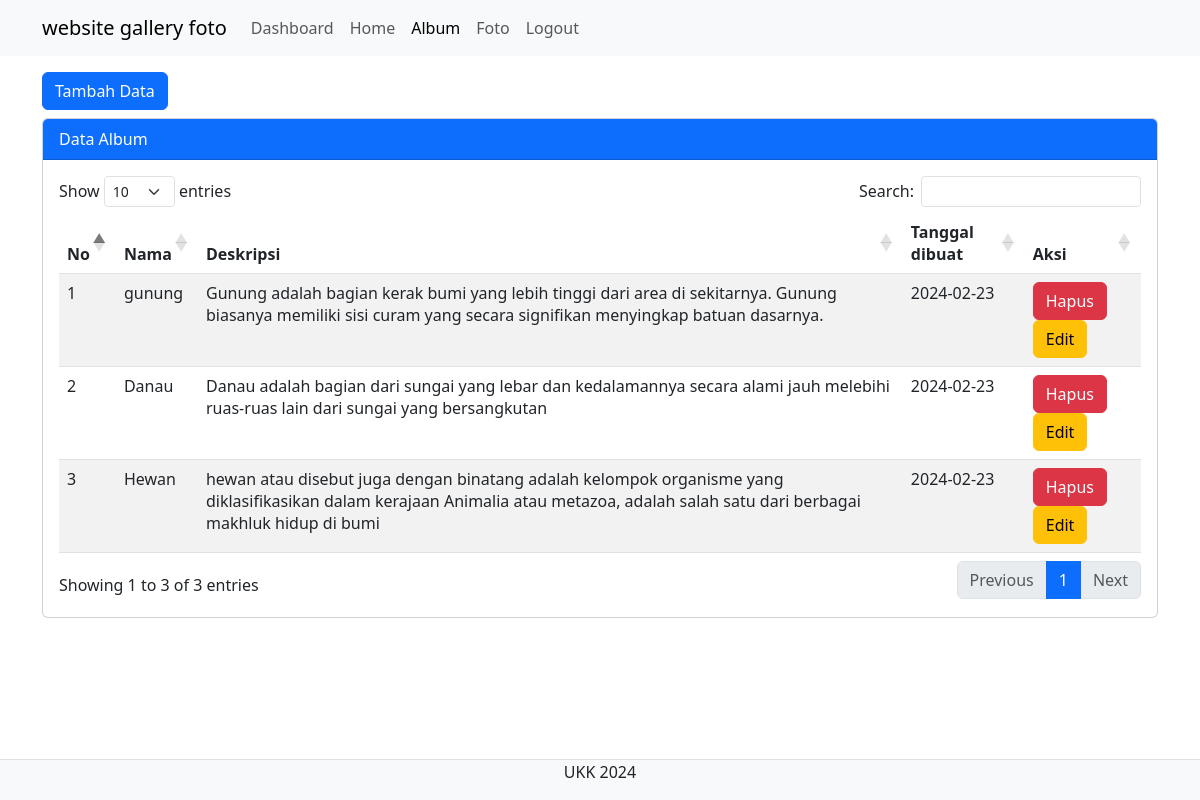
/album.php (signed in), run on the app's committed database.
### tables this page shows
CREATE TABLE `album` (
  `albumid` int(11) NOT NULL,
  `namaalbum` varchar(255) NOT NULL,
  `deskripsi` text NOT NULL,
  `tanggaldibuat` date NOT NULL,
  `userid` int(11) NOT NULL
);

### album.php (the view, shortened to what this page needs)
</html>
<!DOCTYPE html>
<html lang="en">
<head>
    <link rel="stylesheet" type="text/css" href="assets/css/bootstrap.min.css">
    <link rel="stylesheet" href="https://cdnjs.cloudflare.com/ajax/libs/twitter-bootstrap/5.3.0/css/bootstrap.min.css">
    <link rel="stylesheet" href="https://cdn.datatables.net/1.13.7/css/dataTables.bootstrap5.min.css">
</head>
<body>
    <?php
    $page = basename($_SERVER['PHP_SELF']);
    ?>
    <nav class="navbar navbar-expand-lg bg-body-tertiary">
        <div class="container">
            <a class="navbar-brand" href="#">website gallery foto</a>
            <div class="collapse navbar-collapse" id="navbarNavAltMarkup">
                <div class="navbar-nav me-auto">
                    <?php if (!isset($_SESSION['userid'])) { ?>
                        <a href="register.php" class="btn btn-outline-primary m-1">Register</a>
                        <a href="login.php" class="btn btn-outline-primary m-1">Login</a>
                    <?php } else { ?>
                        <a class="nav-link <?= ($page == 'dashboard.php') ? 'active' : '' ?>" aria-current="page" href="dashboard.php">Dashboard</a>
                        <a class="nav-link <?= ($page == 'home.php') ? 'active' : '' ?>" aria-current="page" href="home.php">Home</a>
                        <a class="nav-link <?= ($page == 'album.php') ? 'active' : '' ?>" href="album.php">Album</a>
                        <a class="nav-link <?= ($page == 'foto.php') ? 'active' : '' ?>" href="foto.php">Foto</a>
                        <a class="nav-link" href="logout.php">Logout</a>
                    <?php } ?>
                </div>
            </div>
        </div>
    </nav>
    <div class="container mt-3">
       <button type="button" class="btn btn-primary" data-bs-toggle="modal" data-bs-target="#staticBackdrop">
            Tambah Data
        </button>
        <div class="card mt-2">
            <div class="card-header text-bg-primary">Data Album</div>
            <div class="card-body">
                <table id="example" class="table table-striped" style="width:100%">
                    <thead>
                        <tr>
                            <th>No</th>
                            <th>Nama</th>
                            <th>Deskripsi</th>
                            <th>Tanggal dibuat</th>
                            <th>Aksi</th>
                        </tr>
                    </thead>
                    <tbody>
                        <?php
                        include "koneksi.php";
                        $userid = $_SESSION['userid'];
                        $no = 1;
                        $sql = mysqli_query($conn, "select * from album where userid='$userid'");
                        while ($data = mysqli_fetch_array($sql)) {
                        ?>
                            <tr>
                                <td><?= $no++ ?></td>
                                <td><?= $data['namaalbum'] ?></td>
                                <td><?= $data['deskripsi'] ?></td>
                                <td><?= $data['tanggaldibuat'] ?></td>
                                <td>
                                    <a href="hapus_album.php?albumid=<?= $data['albumid'] ?>" class="btn btn-danger">Hapus</a>
                                    <a href="#" class="btn btn-warning" data-bs-toggle="modal" data-bs-target="#edit<?= $no ?>">Edit</a>
                                </td>
                            </tr>
                        <?php } ?>
                    </tbody>
                </table>
            </div>
        </div>
    </div>
    <br>
    <br>
    <footer class="d-flex justify-content-center border-top mt-3 bg-light fixed-bottom">
        <p>UKK 2024</p>
    </footer>
</body>
</html>

### data on the page
album: namaalbum "gunung", deskripsi "Gunung adalah bagian kerak bumi yang lebih tinggi dari area di sekitarnya. Gunung biasanya memiliki sisi curam yang secara signifikan menyingkap batuan dasarnya.", tanggaldibuat "2024-02-23"
album: namaalbum "Danau", deskripsi "Danau adalah bagian dari sungai yang lebar dan kedalamannya secara alami jauh melebihi ruas-ruas lain dari sungai yang bersangkutan", tanggaldibuat "2024-02-23"
album: namaalbum "Hewan", deskripsi "hewan atau disebut juga dengan binatang adalah kelompok organisme yang diklasifikasikan dalam kerajaan Animalia atau metazoa, adalah salah satu dari berbagai makhluk hidup di bumi", tanggaldibuat "2024-02-23"
